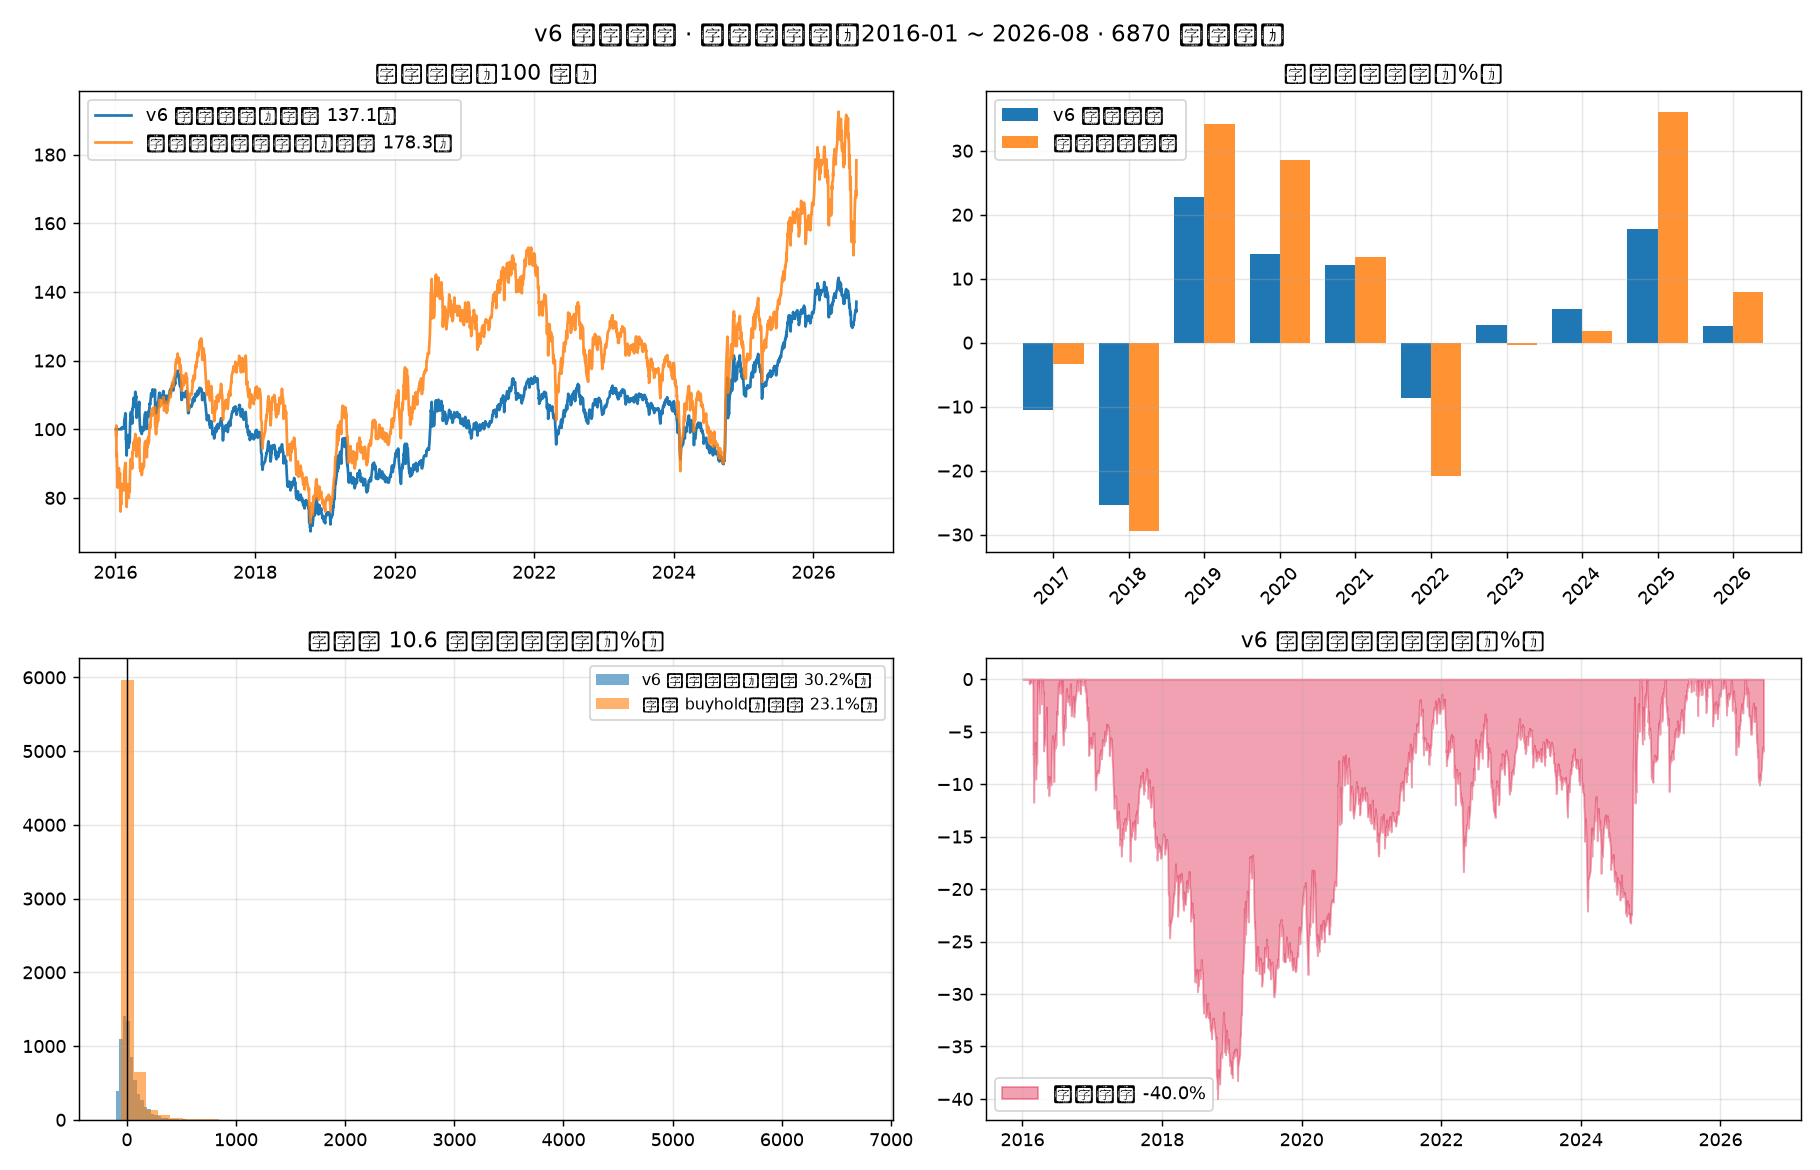

Recreate this plot in Python.
# -*- coding: utf-8 -*-
"""全量池 v6 基线：组合净值 vs 全仓 buyhold 对照 + 年度收益 + 胜率分布"""
import pandas as pd
import numpy as np
import matplotlib
matplotlib.use("Agg")
import matplotlib.pyplot as plt
from pathlib import Path

BASE = Path(r"C:/Users/XAUTHUB/WorkBuddy/投资/量化权重系统")

# 1. 组合净值（weight 策略，等权）
eq = pd.read_csv(BASE / "fullpool_v6_equity.csv", dtype={"date": str})
eq["date"] = pd.to_datetime(eq["date"])

# 2. 全仓等权 buyhold 净值：逐日等权平均（每日所有标的归一化净值，2016 起）
import glob
daily = {}
for f in glob.glob(str(BASE / "data_full" / "*.csv")):
    code = Path(f).stem
    try:
        df = pd.read_csv(f, dtype={"date": str})
        df = df[df["date"] >= "2016-01-04"]
        if len(df) < 250:
            continue
        base0 = df["close"].iloc[0]
        if not base0 or base0 <= 0:
            continue
        df = df.copy()
        df["nav"] = df["close"] / base0 * 100
        for _, r in df.iterrows():
            daily.setdefault(r["date"], []).append(r["nav"])
    except Exception:
        pass
bh_dates = sorted(daily.keys())
bh_nav = [np.mean(daily[d]) for d in bh_dates]
bh = pd.DataFrame({"date": pd.to_datetime(bh_dates), "value": bh_nav})

# 合并画图
fig, axes = plt.subplots(2, 2, figsize=(14, 9))
fig.suptitle("v6 权重系统 · 全量池基线（2016-01 ~ 2026-08 · 6870 只等权）", fontsize=13)

ax = axes[0][0]
ax.plot(eq["date"], eq["value"], label=f"v6 权重系统（末值 {eq['value'].iloc[-1]:.1f}）", lw=1.5)
ax.plot(bh["date"], bh["value"], label=f"全仓等权买入持有（末值 {bh['value'].iloc[-1]:.1f}）", lw=1.5, alpha=0.85)
ax.set_title("组合净值（100 起）")
ax.legend()
ax.grid(alpha=0.3)

# 3. 年度收益（weight 组合）
eq = eq.set_index("date")
yearly_w = (eq["value"].resample("YE").last().pct_change() * 100).dropna()
yearly_w.index = yearly_w.index.year
# buyhold 年度
bh = bh.set_index("date")
yearly_b = (bh["value"].resample("YE").last().pct_change() * 100).dropna()
yearly_b.index = yearly_b.index.year

ax = axes[0][1]
years = sorted(set(yearly_w.index) | set(yearly_b.index))
x = np.arange(len(years))
ax.bar(x - 0.2, [yearly_w.get(y, 0) for y in years], width=0.4, label="v6 权重系统")
ax.bar(x + 0.2, [yearly_b.get(y, 0) for y in years], width=0.4, label="全仓买入持有", alpha=0.85)
ax.set_xticks(x, [str(y) for y in years], rotation=45)
ax.set_title("年度收益对比（%）")
ax.legend()
ax.grid(alpha=0.3)

# 4. 单标的收益分布（weight vs buyhold，来自 results.json）
import json
res = json.loads((BASE / "fullpool_v6_results.json").read_text(encoding="utf-8"))["results"]
w_ret = [r["weight"]["total_return_pct"] for r in res.values() if "error" not in r]
b_ret = [r["buyhold"]["total_return_pct"] for r in res.values() if "error" not in r]
ax = axes[1][0]
ax.hist(w_ret, bins=60, alpha=0.6, label=f"v6 权重系统（均值 {np.mean(w_ret):.1f}%）")
ax.hist(b_ret, bins=60, alpha=0.6, label=f"引擎 buyhold（均值 {np.mean(b_ret):.1f}%）")
ax.axvline(0, color="k", lw=0.8)
ax.set_title("单标的 10.6 年总收益分布（%）")
ax.legend(fontsize=9)
ax.grid(alpha=0.3)

# 5. 回撤曲线
eq2 = eq["value"]
cummax = eq2.cummax()
dd = (eq2 / cummax - 1) * 100
ax = axes[1][1]
ax.fill_between(eq2.index, dd, 0, color="crimson", alpha=0.4, label=f"最大回撤 {dd.min():.1f}%")
ax.set_title("v6 权重系统组合回撤（%）")
ax.legend()
ax.grid(alpha=0.3)

plt.tight_layout()
plt.show()
plt.savefig(BASE / "fullpool_v6_charts.png", dpi=130)
print("已保存: fullpool_v6_charts.png")
